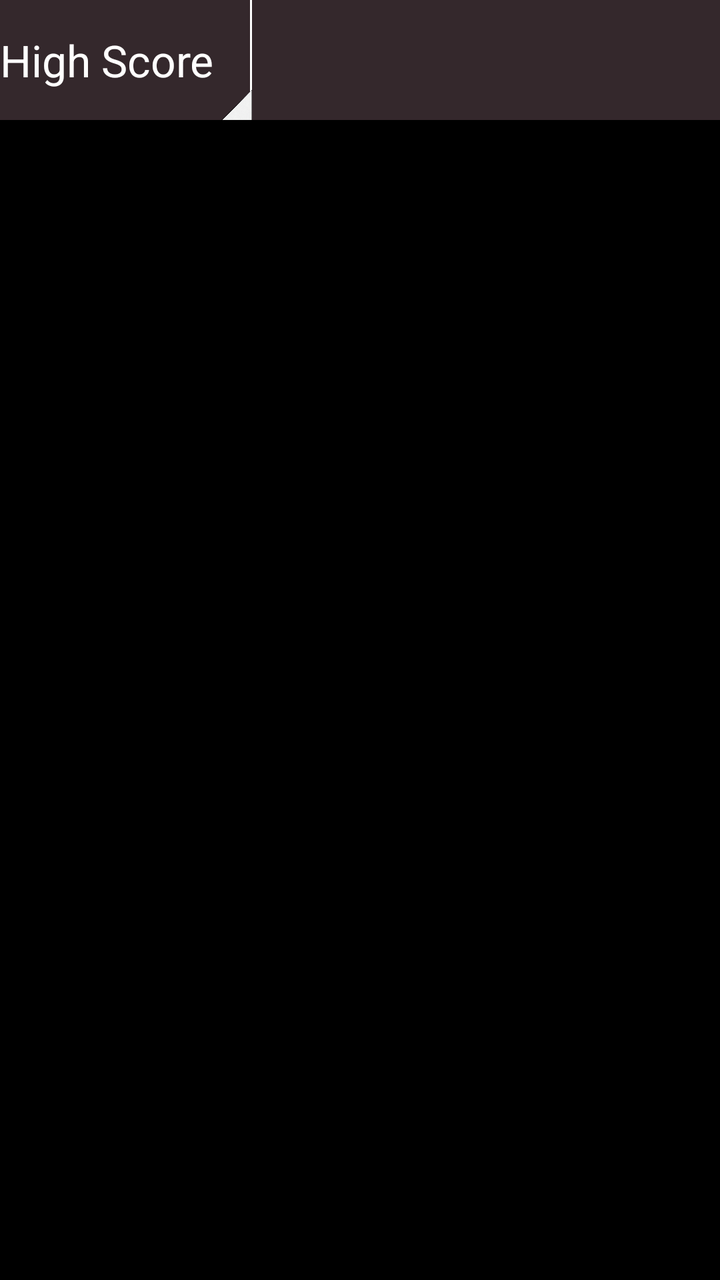
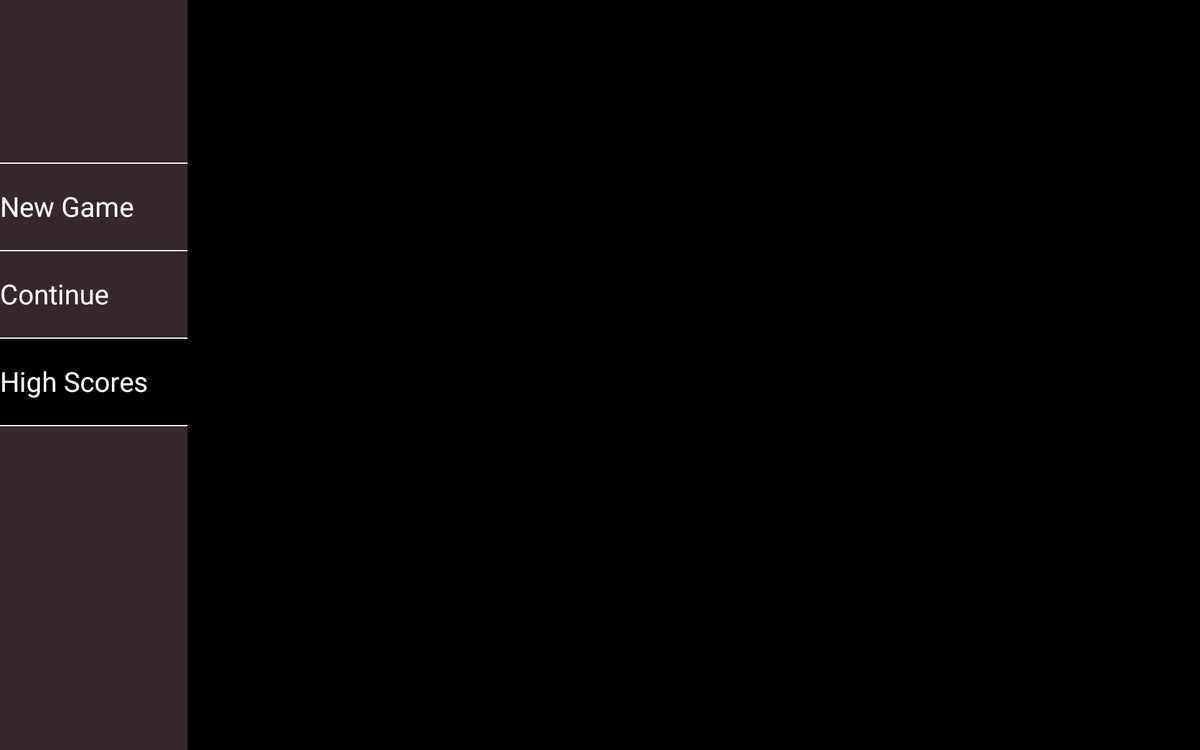

First picture: res/layout/ on a phone held upright. Second picture: the repository's own variant of that layout, on a device whose configuration matches the variant's folder. Source for both follows.
<!-- AndroidManifest.xml: activity theme noAnimTheme -->
<!-- res/layout/high_score.xml -->
<RelativeLayout xmlns:android="http://schemas.android.com/apk/res/android"
    xmlns:tools="http://schemas.android.com/tools"
    android:layout_width="fill_parent"
    android:layout_height="fill_parent" >

    <RelativeLayout
        android:id="@+id/relativeLayout1"
        android:layout_width="fill_parent"
        android:layout_height="60dp"
        android:layout_alignParentLeft="true"
        android:layout_alignParentTop="true"
        android:background="#34282C" >

        <TextView
            android:id="@+id/highScore"
            android:layout_width="120dp"
            android:layout_height="fill_parent"
            android:layout_alignParentLeft="true"
            android:layout_centerVertical="true"
            android:clickable="true"
            android:gravity="center_vertical"
            android:onClick="showLayoutMenu"
            android:text="High Score"
            android:textAppearance="?android:attr/textAppearanceLarge" />

        <View
            android:id="@+id/view1"
            android:layout_width="1dip"
            android:layout_height="fill_parent"
            android:layout_centerVertical="true"
            android:layout_marginLeft="5dp"
            android:layout_toRightOf="@+id/highScore"
            android:background="#FFFFFF" />
        <ImageView
            android:id="@+id/triangle"
            android:layout_width="15dp"
            android:layout_height="15dp"
            android:layout_alignParentBottom="true"
            android:layout_alignRight="@+id/view1"
            android:src="@drawable/triangle" />

    </RelativeLayout>

</RelativeLayout>
<!-- resources referenced by this layout -->
<resources>
  <!-- drawable triangle: png bitmap (drawable-hdpi, 60571 bytes) -->
  <style name="noAnimTheme" parent="android:Theme">
     		<item name="android:windowAnimationStyle">@null</item>
     		<item name="android:windowNoTitle">true</item>
  	</style>
</resources>
<!-- res/layout-large-land/high_score.xml (the repository's variant of the layout above) -->
<!-- drawn on a 7-inch tablet turned sideways -->
<RelativeLayout xmlns:android="http://schemas.android.com/apk/res/android"
    xmlns:tools="http://schemas.android.com/tools"
    android:layout_width="fill_parent"
    android:layout_height="fill_parent" >

    <RelativeLayout
        android:layout_width="150dp"
        android:layout_height="fill_parent"
        android:layout_alignParentLeft="true"
        android:background="#34282C" >
        <TextView
            android:id="@+id/newGame"
            android:layout_width="fill_parent"
            android:layout_height="70dp"
            android:layout_alignParentLeft="true"
            android:layout_alignParentTop="true"
            android:layout_marginTop="130dp"
            android:text="New Game"
            android:textAppearance="?android:attr/textAppearanceLarge" 
            android:gravity="center_vertical" 
            android:clickable="true"
            android:onClick="changeLayout" />

        <TextView
            android:id="@+id/cntinue"
            android:layout_width="fill_parent"
            android:layout_height="70dp"
            android:layout_alignParentLeft="true"
            android:layout_below="@+id/newGame"
            android:text="Continue"
            android:textAppearance="?android:attr/textAppearanceLarge" 
            android:gravity="center_vertical" 
            android:clickable="true"
	        android:onClick="changeLayout" />

        <TextView
            android:id="@+id/highScore"
            android:layout_width="fill_parent"
            android:layout_height="70dp"
            android:layout_alignParentLeft="true"
            android:layout_below="@+id/cntinue"
            android:gravity="center_vertical"
            android:text="High Scores"
            android:textAppearance="?android:attr/textAppearanceLarge"
	        android:background="#000000"  />

        <View
            android:id="@+id/view1"
            android:layout_width="fill_parent"
            android:layout_height="1dp"
            android:layout_alignParentLeft="true"
            android:layout_alignTop="@+id/newGame"
            android:background="#FFFFFF" />

        <View
            android:id="@+id/View01"
            android:layout_width="fill_parent"
            android:layout_height="1dp"
            android:layout_alignParentLeft="true"
            android:layout_below="@+id/newGame"
            android:background="#FFFFFF" />

        <View
            android:id="@+id/View02"
            android:layout_width="fill_parent"
            android:layout_height="1dp"
            android:layout_alignParentLeft="true"
            android:layout_below="@+id/highScore"
            android:background="#FFFFFF" />

        <View
            android:id="@+id/View03"
            android:layout_width="fill_parent"
            android:layout_height="1dp"
            android:layout_alignParentLeft="true"
            android:layout_alignTop="@+id/highScore"
            android:background="#FFFFFF" />

    </RelativeLayout>
    
</RelativeLayout>
<!-- resources referenced by the variant -->
<!-- as a 7-inch tablet turned sideways resolves them -->
<resources>
  <style name="noAnimTheme" parent="android:Theme">
     		<item name="android:windowAnimationStyle">@null</item>
     		<item name="android:windowNoTitle">true</item>
  	</style>
</resources>
